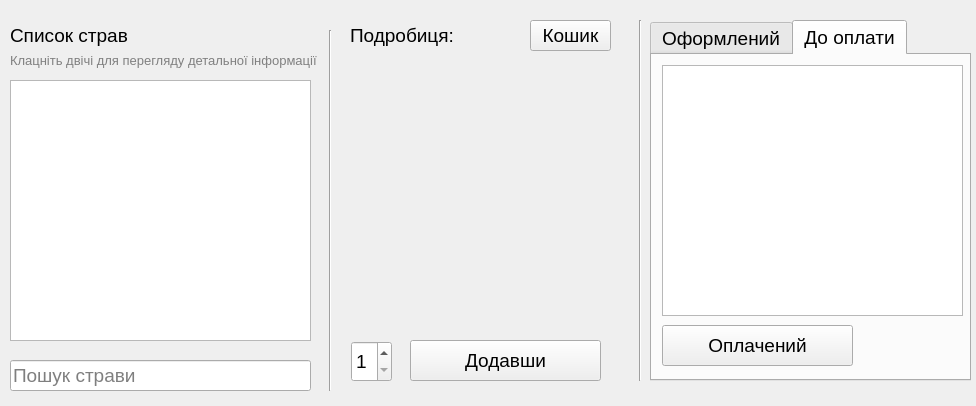
<?xml version="1.0" encoding="UTF-8"?>
<ui version="4.0">
 <class>waiterWindow</class>
 <widget class="QWidget" name="waiterWindow">
  <property name="geometry">
   <rect>
    <x>0</x>
    <y>0</y>
    <width>976</width>
    <height>406</height>
   </rect>
  </property>
  <property name="font">
   <font>
    <family>Segoe UI</family>
    <pointsize>14</pointsize>
   </font>
  </property>
  <property name="windowTitle">
   <string>Користувач</string>
  </property>
  <widget class="QLabel" name="label">
   <property name="geometry">
    <rect>
     <x>350</x>
     <y>20</y>
     <width>181</width>
     <height>31</height>
    </rect>
   </property>
   <property name="text">
    <string>Подробиця:</string>
   </property>
  </widget>
  <widget class="QListWidget" name="dishesList">
   <property name="geometry">
    <rect>
     <x>10</x>
     <y>80</y>
     <width>301</width>
     <height>261</height>
    </rect>
   </property>
  </widget>
  <widget class="QLabel" name="label_2">
   <property name="geometry">
    <rect>
     <x>10</x>
     <y>20</y>
     <width>181</width>
     <height>31</height>
    </rect>
   </property>
   <property name="text">
    <string>Список страв</string>
   </property>
  </widget>
  <widget class="QLabel" name="label_3">
   <property name="geometry">
    <rect>
     <x>10</x>
     <y>50</y>
     <width>311</width>
     <height>20</height>
    </rect>
   </property>
   <property name="font">
    <font>
     <family>Segoe UI</family>
     <pointsize>10</pointsize>
    </font>
   </property>
   <property name="styleSheet">
    <string notr="true">color:grey</string>
   </property>
   <property name="text">
    <string>Клацніть двічі для перегляду детальної інформації</string>
   </property>
  </widget>
  <widget class="QLineEdit" name="searchLineEdit">
   <property name="geometry">
    <rect>
     <x>10</x>
     <y>360</y>
     <width>301</width>
     <height>31</height>
    </rect>
   </property>
   <property name="placeholderText">
    <string>Пошук страви</string>
   </property>
  </widget>
  <widget class="Line" name="line">
   <property name="geometry">
    <rect>
     <x>320</x>
     <y>30</y>
     <width>20</width>
     <height>361</height>
    </rect>
   </property>
   <property name="orientation">
    <enum>Qt::Vertical</enum>
   </property>
  </widget>
  <widget class="QTextEdit" name="dishDetailsTextEdit">
   <property name="geometry">
    <rect>
     <x>350</x>
     <y>80</y>
     <width>261</width>
     <height>251</height>
    </rect>
   </property>
   <property name="styleSheet">
    <string notr="true">background: rgba(0,0,255,0%)</string>
   </property>
   <property name="html">
    <string>&lt;!DOCTYPE HTML PUBLIC &quot;-//W3C//DTD HTML 4.0//EN&quot; &quot;http://www.w3.org/TR/REC-html40/strict.dtd&quot;&gt;
&lt;html&gt;&lt;head&gt;&lt;meta name=&quot;qrichtext&quot; content=&quot;1&quot; /&gt;&lt;style type=&quot;text/css&quot;&gt;
p, li { white-space: pre-wrap; }
&lt;/style&gt;&lt;/head&gt;&lt;body style=&quot; font-family:'Segoe UI'; font-size:14pt; font-weight:400; font-style:normal;&quot;&gt;
&lt;p style=&quot;-qt-paragraph-type:empty; margin-top:0px; margin-bottom:0px; margin-left:0px; margin-right:0px; -qt-block-indent:0; text-indent:0px; font-family:'MS Shell Dlg 2'; font-size:8.25pt;&quot;&gt;&lt;br /&gt;&lt;/p&gt;&lt;/body&gt;&lt;/html&gt;</string>
   </property>
  </widget>
  <widget class="QPushButton" name="addToCartButton">
   <property name="geometry">
    <rect>
     <x>410</x>
     <y>340</y>
     <width>191</width>
     <height>41</height>
    </rect>
   </property>
   <property name="text">
    <string>Додавши</string>
   </property>
  </widget>
  <widget class="QLabel" name="label_4">
   <property name="geometry">
    <rect>
     <x>490</x>
     <y>20</y>
     <width>31</width>
     <height>31</height>
    </rect>
   </property>
   <property name="styleSheet">
    <string notr="true">background-image:url(cart.png)</string>
   </property>
   <property name="text">
    <string/>
   </property>
  </widget>
  <widget class="QPushButton" name="cartButton">
   <property name="geometry">
    <rect>
     <x>530</x>
     <y>20</y>
     <width>81</width>
     <height>31</height>
    </rect>
   </property>
   <property name="text">
    <string>Кошик</string>
   </property>
  </widget>
  <widget class="QSpinBox" name="dishesCountSpinBox">
   <property name="geometry">
    <rect>
     <x>351</x>
     <y>341</y>
     <width>41</width>
     <height>41</height>
    </rect>
   </property>
   <property name="minimum">
    <number>1</number>
   </property>
  </widget>
  <widget class="Line" name="line_2">
   <property name="geometry">
    <rect>
     <x>630</x>
     <y>20</y>
     <width>20</width>
     <height>361</height>
    </rect>
   </property>
   <property name="orientation">
    <enum>Qt::Vertical</enum>
   </property>
  </widget>
  <widget class="QTabWidget" name="tabWidget">
   <property name="geometry">
    <rect>
     <x>650</x>
     <y>20</y>
     <width>321</width>
     <height>361</height>
    </rect>
   </property>
   <property name="currentIndex">
    <number>1</number>
   </property>
   <widget class="QWidget" name="tab">
    <attribute name="title">
     <string>Оформлений</string>
    </attribute>
    <widget class="QPushButton" name="sendToKitchenButton">
     <property name="geometry">
      <rect>
       <x>10</x>
       <y>270</y>
       <width>191</width>
       <height>41</height>
      </rect>
     </property>
     <property name="text">
      <string>Передати на кухню</string>
     </property>
    </widget>
    <widget class="QListWidget" name="ordersList">
     <property name="geometry">
      <rect>
       <x>10</x>
       <y>10</y>
       <width>301</width>
       <height>251</height>
      </rect>
     </property>
    </widget>
   </widget>
   <widget class="QWidget" name="tab_2">
    <attribute name="title">
     <string>До оплати</string>
    </attribute>
    <widget class="QListWidget" name="ordersList_2">
     <property name="geometry">
      <rect>
       <x>10</x>
       <y>10</y>
       <width>301</width>
       <height>251</height>
      </rect>
     </property>
    </widget>
    <widget class="QPushButton" name="paidButton">
     <property name="geometry">
      <rect>
       <x>10</x>
       <y>270</y>
       <width>191</width>
       <height>41</height>
      </rect>
     </property>
     <property name="text">
      <string>Оплачений</string>
     </property>
    </widget>
   </widget>
  </widget>
 </widget>
 <resources/>
 <connections/>
</ui>
